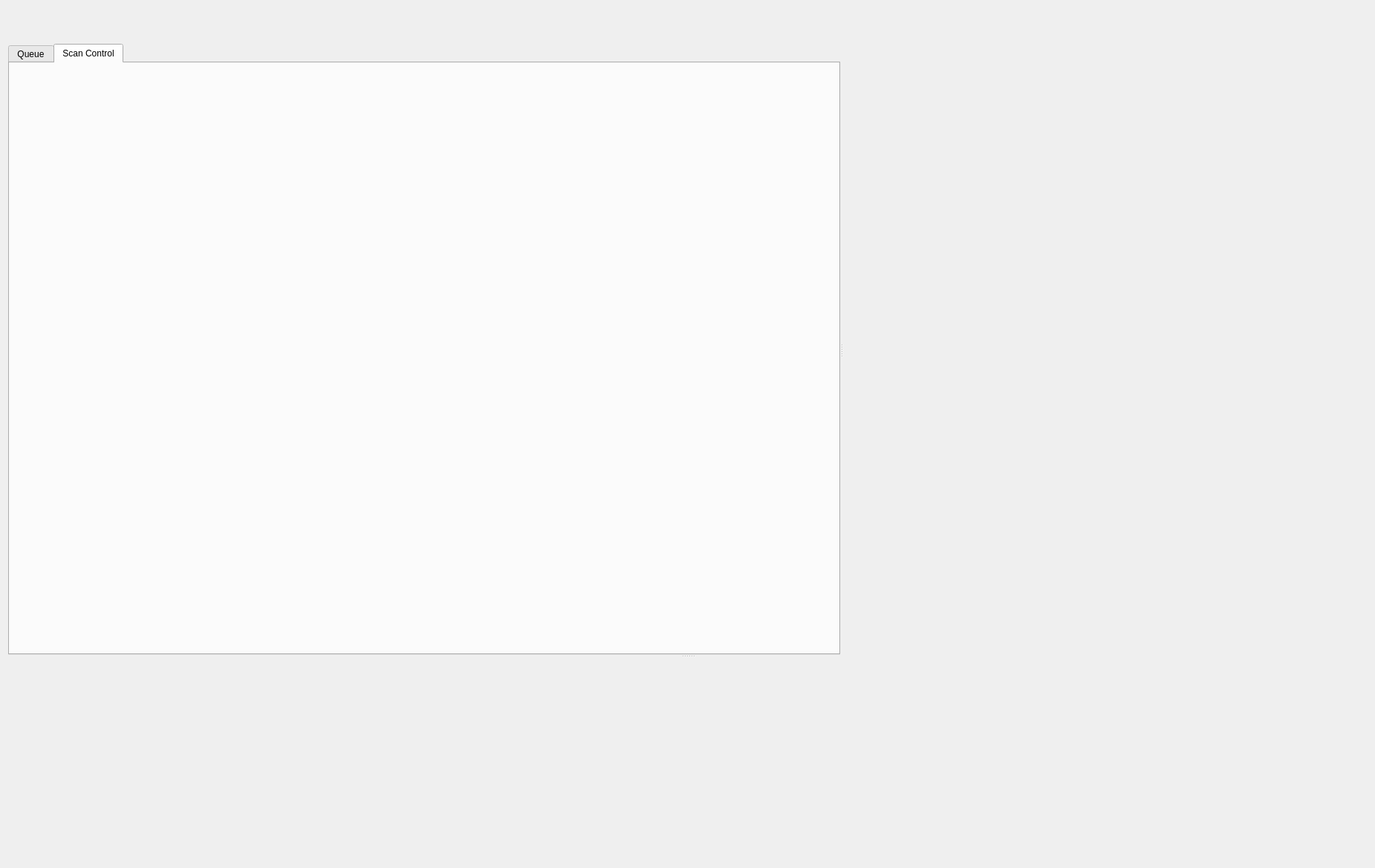
<?xml version="1.0" encoding="UTF-8"?>
<ui version="4.0">
 <class>exampleWidgetPlugin</class>
 <widget class="QWidget" name="exampleWidgetPlugin">
  <property name="geometry">
   <rect>
    <x>0</x>
    <y>0</y>
    <width>1851</width>
    <height>1169</height>
   </rect>
  </property>
  <layout class="QVBoxLayout" name="verticalLayout">
   <item>
    <widget class="QSplitter" name="splitter">
     <property name="orientation">
      <enum>Qt::Orientation::Vertical</enum>
     </property>
     <widget class="QWidget" name="widget" native="true">
      <layout class="QVBoxLayout" name="verticalLayout_2">
       <item>
        <widget class="QWidget" name="widget_3" native="true">
         <property name="sizePolicy">
          <sizepolicy hsizetype="Preferred" vsizetype="Fixed">
           <horstretch>0</horstretch>
           <verstretch>0</verstretch>
          </sizepolicy>
         </property>
         <layout class="QHBoxLayout" name="horizontalLayout_3">
          <item>
           <widget class="SignalLabel" name="signal_label_3">
            <property name="device" stdset="0">
             <string>bpm3i</string>
            </property>
            <property name="signal" stdset="0">
             <string>bpm3i</string>
            </property>
           </widget>
          </item>
          <item>
           <widget class="SignalLabel" name="signal_label">
            <property name="device" stdset="0">
             <string>bpm4i</string>
            </property>
            <property name="signal" stdset="0">
             <string>bpm4i</string>
            </property>
           </widget>
          </item>
          <item>
           <widget class="SignalLabel" name="signal_label_2">
            <property name="maximumSize">
             <size>
              <width>16777215</width>
              <height>65</height>
             </size>
            </property>
            <property name="device" stdset="0">
             <string>samy</string>
            </property>
            <property name="signal" stdset="0">
             <string>readback</string>
            </property>
           </widget>
          </item>
         </layout>
        </widget>
       </item>
       <item>
        <widget class="QWidget" name="widget_6" native="true">
         <property name="sizePolicy">
          <sizepolicy hsizetype="Preferred" vsizetype="Fixed">
           <horstretch>0</horstretch>
           <verstretch>0</verstretch>
          </sizepolicy>
         </property>
         <layout class="QHBoxLayout" name="horizontalLayout_7">
          <item>
           <widget class="StopButton" name="stop_button">
            <property name="sizePolicy">
             <sizepolicy hsizetype="Minimum" vsizetype="Minimum">
              <horstretch>0</horstretch>
              <verstretch>0</verstretch>
             </sizepolicy>
            </property>
           </widget>
          </item>
          <item>
           <widget class="ResumeButton" name="resume_button">
            <property name="sizePolicy">
             <sizepolicy hsizetype="Minimum" vsizetype="Minimum">
              <horstretch>0</horstretch>
              <verstretch>0</verstretch>
             </sizepolicy>
            </property>
           </widget>
          </item>
         </layout>
        </widget>
       </item>
       <item>
        <widget class="QSplitter" name="splitter_2">
         <property name="orientation">
          <enum>Qt::Orientation::Horizontal</enum>
         </property>
         <widget class="QTabWidget" name="tabWidget">
          <property name="sizePolicy">
           <sizepolicy hsizetype="Minimum" vsizetype="Expanding">
            <horstretch>0</horstretch>
            <verstretch>0</verstretch>
           </sizepolicy>
          </property>
          <property name="currentIndex">
           <number>1</number>
          </property>
          <widget class="QWidget" name="tab">
           <attribute name="title">
            <string>Queue</string>
           </attribute>
           <layout class="QVBoxLayout" name="verticalLayout_3">
            <item>
             <widget class="BECQueue" name="bec_queue"/>
            </item>
           </layout>
          </widget>
          <widget class="QWidget" name="tab_2">
           <attribute name="title">
            <string>Scan Control</string>
           </attribute>
           <layout class="QVBoxLayout" name="verticalLayout_4">
            <item>
             <widget class="ScanControl" name="scan_control"/>
            </item>
           </layout>
          </widget>
         </widget>
         <widget class="Waveform" name="waveform">
          <property name="sizePolicy">
           <sizepolicy hsizetype="Expanding" vsizetype="Expanding">
            <horstretch>0</horstretch>
            <verstretch>0</verstretch>
           </sizepolicy>
          </property>
         </widget>
        </widget>
       </item>
      </layout>
     </widget>
     <widget class="LogPanel" name="log_panel">
      <property name="sizePolicy">
       <sizepolicy hsizetype="Minimum" vsizetype="Minimum">
        <horstretch>0</horstretch>
        <verstretch>0</verstretch>
       </sizepolicy>
      </property>
      <property name="maximumSize">
       <size>
        <width>16777215</width>
        <height>902</height>
       </size>
      </property>
     </widget>
    </widget>
   </item>
  </layout>
 </widget>
 <customwidgets>
  <customwidget>
   <class>ScanControl</class>
   <extends>QWidget</extends>
   <header>scan_control</header>
  </customwidget>
  <customwidget>
   <class>StopButton</class>
   <extends>QWidget</extends>
   <header>stop_button</header>
  </customwidget>
  <customwidget>
   <class>ResumeButton</class>
   <extends>QWidget</extends>
   <header>resume_button</header>
  </customwidget>
  <customwidget>
   <class>Waveform</class>
   <extends>QWidget</extends>
   <header>waveform</header>
  </customwidget>
  <customwidget>
   <class>TextBox</class>
   <extends>QWidget</extends>
   <header>text_box</header>
  </customwidget>
  <customwidget>
   <class>BECQueue</class>
   <extends>QWidget</extends>
   <header>bec_queue</header>
  </customwidget>
  <customwidget>
   <class>SignalLabel</class>
   <extends>QWidget</extends>
   <header>signal_label</header>
  </customwidget>
  <customwidget>
   <class>LogPanel</class>
   <extends>TextBox</extends>
   <header>log_panel</header>
  </customwidget>
 </customwidgets>
 <resources/>
 <connections/>
</ui>
